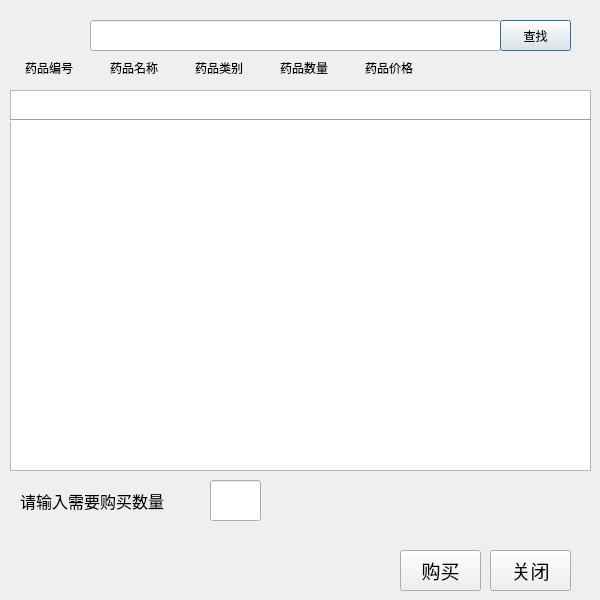
<?xml version="1.0" encoding="UTF-8"?>
<ui version="4.0">
 <class>Buy_Med</class>
 <widget class="QDialog" name="Buy_Med">
  <property name="geometry">
   <rect>
    <x>0</x>
    <y>0</y>
    <width>600</width>
    <height>600</height>
   </rect>
  </property>
  <property name="windowTitle">
   <string>购买药品</string>
  </property>
  <widget class="QTextBrowser" name="textBrowser">
   <property name="geometry">
    <rect>
     <x>10</x>
     <y>90</y>
     <width>581</width>
     <height>381</height>
    </rect>
   </property>
   <property name="html">
    <string>&lt;!DOCTYPE HTML PUBLIC &quot;-//W3C//DTD HTML 4.0//EN&quot; &quot;http://www.w3.org/TR/REC-html40/strict.dtd&quot;&gt;
&lt;html&gt;&lt;head&gt;&lt;meta name=&quot;qrichtext&quot; content=&quot;1&quot; /&gt;&lt;style type=&quot;text/css&quot;&gt;
p, li { white-space: pre-wrap; }
&lt;/style&gt;&lt;/head&gt;&lt;body style=&quot; font-family:'SimSun'; font-size:9pt; font-weight:400; font-style:normal;&quot;&gt;
&lt;p style=&quot;-qt-paragraph-type:empty; margin-top:0px; margin-bottom:0px; margin-left:0px; margin-right:0px; -qt-block-indent:0; text-indent:0px;&quot;&gt;&lt;br /&gt;&lt;/p&gt;&lt;/body&gt;&lt;/html&gt;</string>
   </property>
  </widget>
  <widget class="QLineEdit" name="lineEdit">
   <property name="geometry">
    <rect>
     <x>90</x>
     <y>20</y>
     <width>411</width>
     <height>31</height>
    </rect>
   </property>
  </widget>
  <widget class="QPushButton" name="pushButton">
   <property name="geometry">
    <rect>
     <x>500</x>
     <y>20</y>
     <width>71</width>
     <height>31</height>
    </rect>
   </property>
   <property name="text">
    <string>查找</string>
   </property>
  </widget>
  <widget class="Line" name="line">
   <property name="geometry">
    <rect>
     <x>10</x>
     <y>110</y>
     <width>581</width>
     <height>20</height>
    </rect>
   </property>
   <property name="orientation">
    <enum>Qt::Horizontal</enum>
   </property>
  </widget>
  <widget class="QLabel" name="label">
   <property name="geometry">
    <rect>
     <x>350</x>
     <y>20</y>
     <width>151</width>
     <height>31</height>
    </rect>
   </property>
   <property name="font">
    <font>
     <pointsize>12</pointsize>
     <weight>75</weight>
     <bold>true</bold>
    </font>
   </property>
   <property name="text">
    <string/>
   </property>
  </widget>
  <widget class="QLabel" name="label_7">
   <property name="geometry">
    <rect>
     <x>110</x>
     <y>60</y>
     <width>61</width>
     <height>16</height>
    </rect>
   </property>
   <property name="text">
    <string>药品名称</string>
   </property>
  </widget>
  <widget class="QLabel" name="label_9">
   <property name="geometry">
    <rect>
     <x>280</x>
     <y>60</y>
     <width>61</width>
     <height>16</height>
    </rect>
   </property>
   <property name="text">
    <string>药品数量</string>
   </property>
  </widget>
  <widget class="QLabel" name="label_6">
   <property name="geometry">
    <rect>
     <x>25</x>
     <y>60</y>
     <width>60</width>
     <height>16</height>
    </rect>
   </property>
   <property name="text">
    <string>药品编号</string>
   </property>
  </widget>
  <widget class="QLabel" name="label_8">
   <property name="geometry">
    <rect>
     <x>195</x>
     <y>60</y>
     <width>61</width>
     <height>16</height>
    </rect>
   </property>
   <property name="text">
    <string>药品类别</string>
   </property>
  </widget>
  <widget class="QLabel" name="label_10">
   <property name="geometry">
    <rect>
     <x>365</x>
     <y>60</y>
     <width>61</width>
     <height>16</height>
    </rect>
   </property>
   <property name="text">
    <string>药品价格</string>
   </property>
  </widget>
  <widget class="QLabel" name="label_2">
   <property name="geometry">
    <rect>
     <x>20</x>
     <y>480</y>
     <width>181</width>
     <height>41</height>
    </rect>
   </property>
   <property name="font">
    <font>
     <pointsize>12</pointsize>
    </font>
   </property>
   <property name="text">
    <string>请输入需要购买数量</string>
   </property>
  </widget>
  <widget class="QLineEdit" name="lineEdit_2">
   <property name="geometry">
    <rect>
     <x>210</x>
     <y>480</y>
     <width>51</width>
     <height>41</height>
    </rect>
   </property>
  </widget>
  <widget class="QPushButton" name="pushButton_2">
   <property name="geometry">
    <rect>
     <x>400</x>
     <y>550</y>
     <width>81</width>
     <height>41</height>
    </rect>
   </property>
   <property name="font">
    <font>
     <pointsize>14</pointsize>
    </font>
   </property>
   <property name="text">
    <string>购买</string>
   </property>
  </widget>
  <widget class="QPushButton" name="pushButton_3">
   <property name="geometry">
    <rect>
     <x>490</x>
     <y>550</y>
     <width>81</width>
     <height>41</height>
    </rect>
   </property>
   <property name="font">
    <font>
     <pointsize>14</pointsize>
    </font>
   </property>
   <property name="text">
    <string>关闭</string>
   </property>
  </widget>
  <widget class="QLabel" name="label_3">
   <property name="geometry">
    <rect>
     <x>270</x>
     <y>480</y>
     <width>191</width>
     <height>31</height>
    </rect>
   </property>
   <property name="font">
    <font>
     <pointsize>12</pointsize>
     <weight>75</weight>
     <bold>true</bold>
    </font>
   </property>
   <property name="text">
    <string/>
   </property>
  </widget>
 </widget>
 <resources/>
 <connections/>
</ui>
